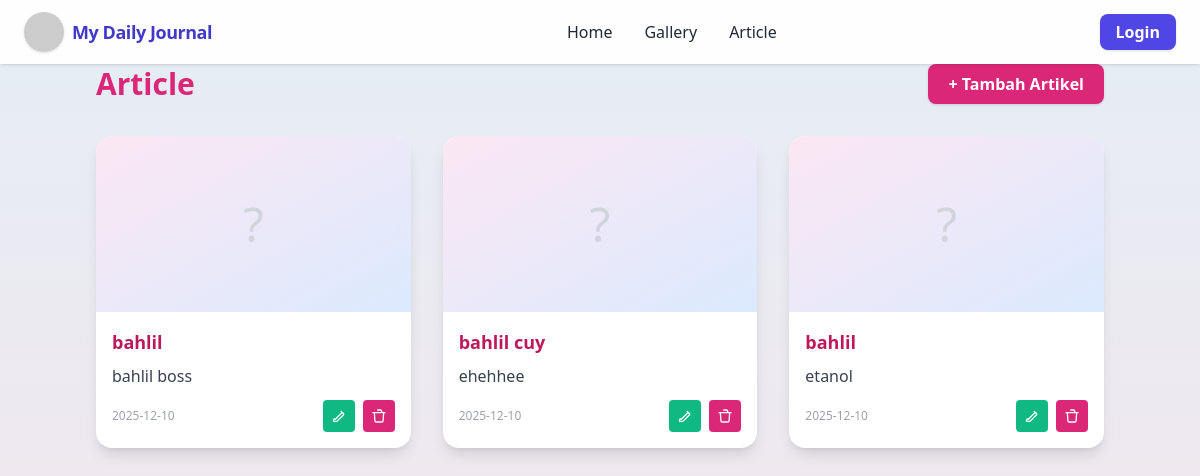
Page /article_data.php on the committed database.
### tables this page shows
CREATE TABLE `article` (
  `id` int NOT NULL,
  `judul` text NOT NULL,
  `isi` text NOT NULL,
  `gambar` text NOT NULL,
  `tanggal` date NOT NULL,
  `username` varchar(50) NOT NULL
);

### article_data.php (the view, shortened to what this page needs)
<?php
include "connection.php";
$hlm = isset($_POST['hlm']) ? intval($_POST['hlm']) : 1;
$sql = "SELECT * FROM article ORDER BY tanggal DESC LIMIT ".(($hlm-1)*9).", 9";
$hasil = $conn->query($sql);
?>
<!DOCTYPE html>
<html lang="id">
<head>
  <script src="https://cdn.tailwindcss.com"></script>
</head>
<body class="bg-gradient-to-b from-[#e5edf5] to-[#f5e5eb] min-h-screen text-gray-800">
<?php include "navbar.php"; ?>
<section class="max-w-5xl mx-auto px-2 py-16">
  <div class="flex items-center justify-between mb-8">
    <h1 class="text-3xl font-bold text-pink-600">Article</h1>
    <button onclick="$('#modalTambah').removeClass('hidden');"
      class="px-5 py-2 bg-pink-600 text-white font-semibold rounded-lg hover:bg-pink-700 shadow">+ Tambah Artikel</button>
  </div>
  <div class="grid grid-cols-1 md:grid-cols-2 lg:grid-cols-3 gap-8">
    <?php
    if ($hasil && $hasil->num_rows > 0) {
      while ($row = $hasil->fetch_assoc()) {
        echo '<div class="bg-white rounded-2xl shadow-lg flex flex-col overflow-hidden">';
        if (!empty($row["gambar"]) && file_exists('img/' . $row["gambar"])) {
          echo '<img src="img/'.htmlspecialchars($row["gambar"]).'" class="h-44 w-full object-cover rounded-t-2xl" alt="Gambar">';
        } else {
          echo '<div class="bg-gradient-to-br from-pink-100 to-blue-100 h-44 w-full flex items-center justify-center text-gray-300 text-5xl">?</div>';
        }
        echo '<div class="p-4 flex-1 flex flex-col">';
        echo    '<h5 class="font-bold text-lg text-pink-700 mb-2">'.htmlspecialchars($row["judul"]).'</h5>';
        echo    '<p class="text-gray-700 mb-3 flex-1">'.htmlspecialchars($row["isi"]).'</p>';
        echo    '<div class="flex items-center justify-between mt-auto">';
        echo        '<span class="text-xs text-gray-400">'.htmlspecialchars($row["tanggal"]).'</span>';
        echo        '<div class="flex gap-2">';
        echo        '<button type="button" class="btn-edit-article bg-emerald-500 hover:bg-emerald-700 text-white rounded p-2"
                      data-id="'.$row['id'].'"
                      data-judul="'.htmlspecialchars($row['judul']).'"
                      data-isi="'.htmlspecialchars($row['isi']).'"
                      data-gambar="'.htmlspecialchars($row['gambar']).'"
                      title="Edit">';
        echo            '<svg xmlns="http://www.w3.org/2000/svg" class="w-4 h-4" fill="none" viewBox="0 0 24 24" stroke="currentColor">
                          <path stroke-linecap="round" stroke-linejoin="round" stroke-width="2"
                          d="M15.232 5.232l3.536 3.536M4 20h4.586a1 1 0 00.707-.293l9.188-9.188a2 2 0 00-2.828-2.828l-9.188 9.188A1 1 0 004.586 20H4z"/>
                        </svg>
                      </button>';
        echo        '<button type="button" class="btn-delete-article bg-pink-600 hover:bg-pink-800 text-white rounded p-2"
                      data-id="'.$row['id'].'" title="Hapus">';
        echo            '<svg xmlns="http://www.w3.org/2000/svg" class="w-4 h-4" fill="none" viewBox="0 0 24 24" stroke="currentColor">
                          <path stroke-linecap="round" stroke-linejoin="round" stroke-width="2"
                          d="M19 7l-.867 12.142A2 2 0 0116.138 21H7.862a2 2 0 01-1.995-1.858L5 7m5-4h4a2 2 0 012 2v2M3 7h18"/>
                        </svg>
                      </button>';
        echo        '</div></div></div></div>';
      }
    } else {
        echo '<div class="col-span-3 text-center text-gray-400">Belum ada artikel.</div>';
    }
    ?>
  </div>
</section>
</body>
</html>

### rows in the picture
article: judul "bahlil", isi "bahlil boss", tanggal "2025-12-10"
article: judul "bahlil cuy", isi "ehehhee", tanggal "2025-12-10"
article: judul "bahlil", isi "etanol", tanggal "2025-12-10"
